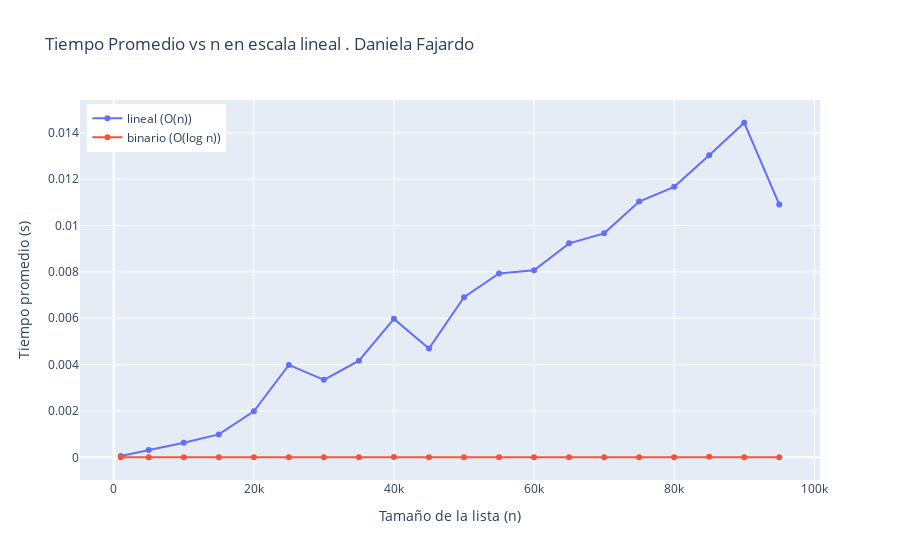

Notebook code for this chart:
### Code cell
import plotly.graph_objs as go
# Datos de ejemplo obtenidos de la celda anterior (ajusta si tienes otros valores):
sizes2 = [1000, 5000, 10000, 15000, 20000, 25000, 30000, 35000, 40000, 45000, 50000, 55000, 60000, 65000, 70000, 75000, 80000, 85000, 90000, 95000]#sizes = [1_000, 5_000, 10_000, 20_000]
mean_bub = []
mean_timsort = []
for n in sizes2:
    data = sorted(rand_list(n, unique=True))
    print(f"\nLista ordenada de {n} elementos")
    target = data[-1]  # peor caso aprox. para lineal
    mean_lin, s_lin = timeit(linear_search, data, target, repeat=20)
    mean_bin, s_bin = timeit(binary_search, data, target, repeat=20)
    mean_bub.append(mean_lin)
    mean_timsort.append(mean_bin)

fig = go.Figure()
fig.add_trace(go.Scatter(x=sizes2, y=mean_bub, mode='lines+markers', name='lineal (O(n))'))
fig.add_trace(go.Scatter(x=sizes2, y=mean_timsort, mode='lines+markers', name='binario (O(log n))'))
fig.update_layout(title='Tiempo Promedio vs n en escala lineal . Daniela Fajardo',
                  xaxis_title='Tamaño de la lista (n)',
                  yaxis_title='Tiempo promedio (s)',
                  legend=dict(x=0.01, y=0.99))

### Figure 1 — Plotly figure (JSON) as saved in the notebook; plotly's stock layout.template omitted (floating-point values rounded to 4 significant figures)
{"data": [{"mode": "lines+markers", "name": "lineal (O(n))", "type": "scatter", "x": [1000, 5000, 10000, 15000, 20000, 25000, 30000, 35000, 40000, 45000, 50000, 55000, 60000, 65000, 70000, 75000, 80000, 85000, 90000, 95000], "y": [5.81e-05, 0.000312, 0.0006309, 0.0009882, 0.001984, 0.003988, 0.003344, 0.004166, 0.005973, 0.004696, 0.006911, 0.007932, 0.008067, 0.009232, 0.009663, 0.01103, 0.01167, 0.01303, 0.01444, 0.01091]}, {"mode": "lines+markers", "name": "binario (O(log n))", "type": "scatter", "x": [1000, 5000, 10000, 15000, 20000, 25000, 30000, 35000, 40000, 45000, 50000, 55000, 60000, 65000, 70000, 75000, 80000, 85000, 90000, 95000], "y": [2.365e-06, 2.765e-06, 3.075e-06, 2.84e-06, 5.175e-06, 3.165e-06, 3.19e-06, 3.36e-06, 1.018e-05, 3.28e-06, 3.555e-06, 3.24e-06, 4.38e-06, 3.26e-06, 3.55e-06, 3.76e-06, 3.365e-06, 2.342e-05, 3.525e-06, 3.285e-06]}], "layout": {"legend": {"x": 0.01, "y": 0.99}, "title": {"text": "Tiempo Promedio vs n en escala lineal . Daniela Fajardo"}, "xaxis": {"title": {"text": "Tamaño de la lista (n)"}}, "yaxis": {"title": {"text": "Tiempo promedio (s)"}}}}
